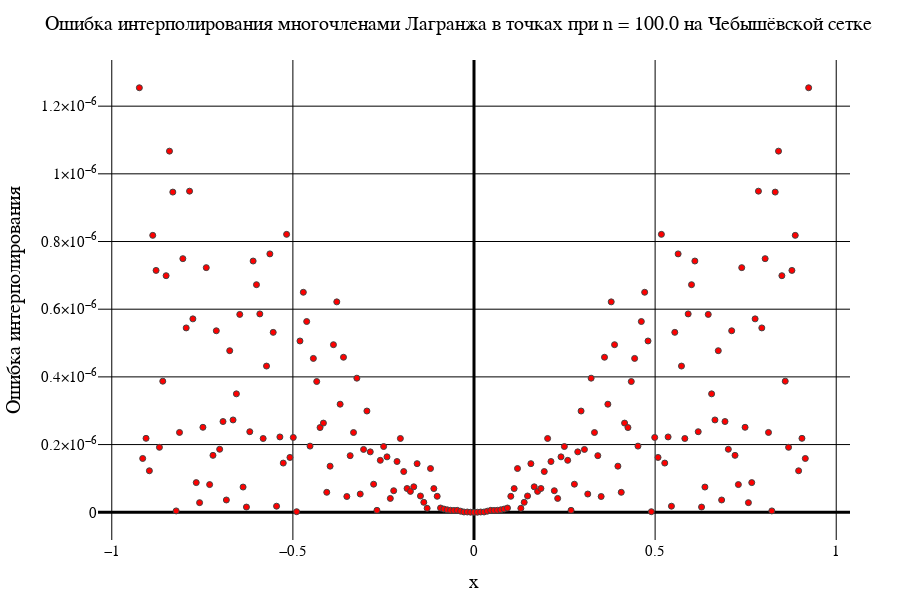

The notebook cell saved with this chart:
### Code cell
data2[2]

### Figure 1 — Plotly figure (JSON) as saved in the notebook; plotly's stock layout.template omitted (floating-point values rounded to 4 significant figures; data arrays with more than 128 entries replaced by an {"elided": "..."} marker saying what was removed)
{"data": [{"marker": {"color": "red", "line": {"width": 1}, "showline": true}, "mode": "markers", "type": "scatter", "x": {"elided": "201 float values"}, "y": {"elided": "201 float values"}}], "layout": {"coloraxis": {"outlinecolor": "black"}, "font": {"color": "black", "family": "Times New Roman"}, "height": 600, "margin": {"b": 50, "l": 50, "r": 50, "t": 60}, "paper_bgcolor": "white", "plot_bgcolor": "white", "title": {"autosize": false, "font": {"color": "black", "family": "Times New Roman", "size": 20}, "paper_bgcolor": "red", "text": "Ошибка интерполирования многочленами Лагранжа в точках при n = 100.0 на Чебышёвской сетке"}, "width": 900, "xaxis": {"color": "black", "gridcolor": "black", "gridwidth": 1, "tickfont": {"size": 15}, "title": {"font": {"color": "black", "family": "Times New Roman", "size": 20}, "text": "x"}, "zerolinecolor": "black", "zerolinewidth": 3}, "yaxis": {"exponentformat": "power", "gridcolor": "black", "gridwidth": 1, "tickfont": {"size": 15}, "title": {"font": {"color": "black", "family": "Times New Roman", "size": 20}, "text": "Ошибка интерполирования"}, "zerolinecolor": "black", "zerolinewidth": 3}}}
